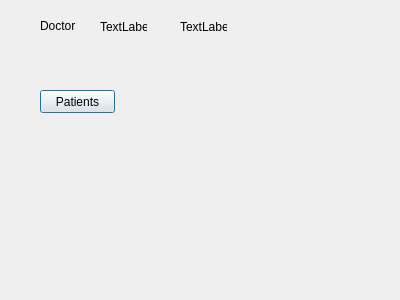
<?xml version="1.0" encoding="UTF-8"?>
<ui version="4.0">
 <class>DoctorWindow</class>
 <widget class="QDialog" name="DoctorWindow">
  <property name="geometry">
   <rect>
    <x>0</x>
    <y>0</y>
    <width>400</width>
    <height>300</height>
   </rect>
  </property>
  <property name="windowTitle">
   <string>Dialog</string>
  </property>
  <widget class="QLabel" name="label">
   <property name="geometry">
    <rect>
     <x>40</x>
     <y>10</y>
     <width>41</width>
     <height>31</height>
    </rect>
   </property>
   <property name="text">
    <string>Doctor</string>
   </property>
  </widget>
  <widget class="QPushButton" name="pushButton_patients">
   <property name="geometry">
    <rect>
     <x>40</x>
     <y>90</y>
     <width>75</width>
     <height>23</height>
    </rect>
   </property>
   <property name="text">
    <string>Patients</string>
   </property>
  </widget>
  <widget class="QLabel" name="label_name">
   <property name="geometry">
    <rect>
     <x>100</x>
     <y>20</y>
     <width>47</width>
     <height>13</height>
    </rect>
   </property>
   <property name="text">
    <string>TextLabel</string>
   </property>
  </widget>
  <widget class="QLabel" name="label_surname">
   <property name="geometry">
    <rect>
     <x>180</x>
     <y>20</y>
     <width>47</width>
     <height>13</height>
    </rect>
   </property>
   <property name="text">
    <string>TextLabel</string>
   </property>
  </widget>
 </widget>
 <resources/>
 <connections/>
</ui>
